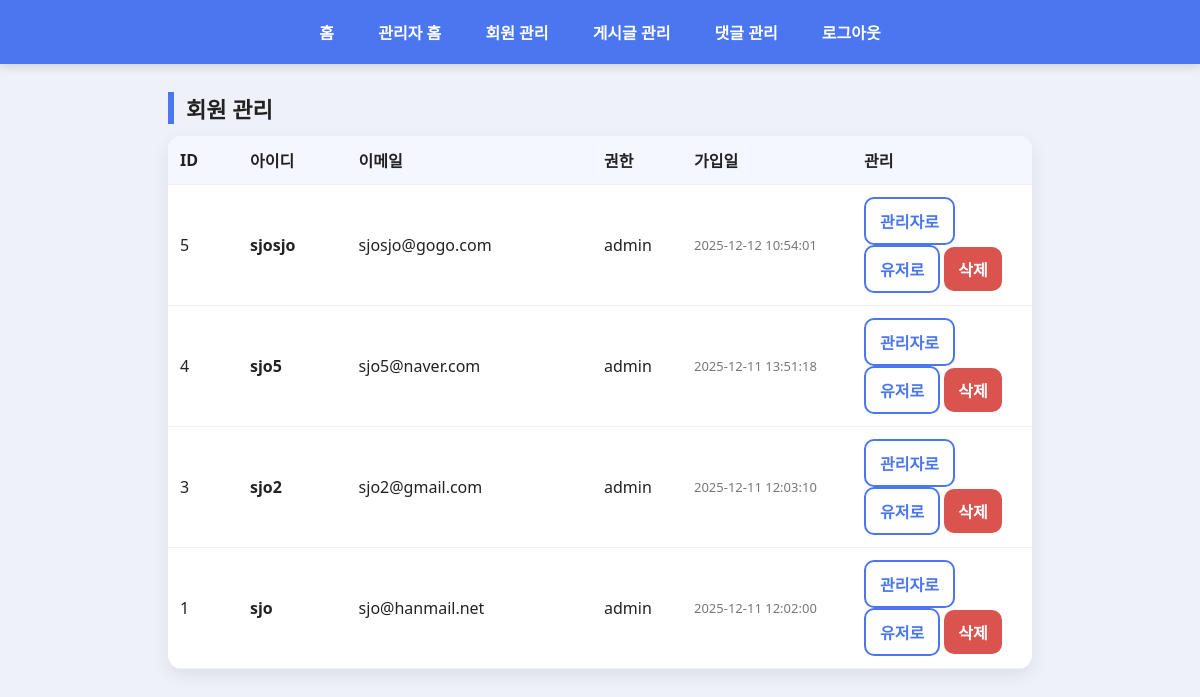
Screenshot of /admin/admin_users.php (signed in) with the database file from the repository.
### tables this page shows
CREATE TABLE `users` (
  `id` int(11) NOT NULL,
  `username` varchar(50) DEFAULT NULL,
  `password` varchar(255) DEFAULT NULL,
  `email` varchar(100) DEFAULT NULL,
  `role` varchar(10) DEFAULT 'user',
  `regdate` datetime DEFAULT current_timestamp()
);

### admin/admin_users.php (the view, shortened to what this page needs)
<?php
$rst = mysqli_query($conn, "SELECT id, username, email, role, regdate FROM users ORDER BY id DESC");
?>
<!DOCTYPE html>
<html>
<head>
<link rel="stylesheet" href="../css/style.css">
</head>
<body>
<?php include("admin_nav.php"); ?>
<div class="container">
  <h2>회원 관리</h2>
  <table class="board-table">
    <tr>
      <th style="width:70px;">ID</th>
      <th>아이디</th>
      <th>이메일</th>
      <th style="width:90px;">권한</th>
      <th style="width:170px;">가입일</th>
      <th style="width:180px;">관리</th>
    </tr>
    <?php while($row = mysqli_fetch_assoc($rst)){ ?>
      <tr>
        <td><?= (int)$row['id'] ?></td>
        <td><b><?= htmlspecialchars($row['username']) ?></b></td>
        <td><?= htmlspecialchars($row['email'] ?? '') ?></td>
        <td><?= htmlspecialchars($row['role']) ?></td>
        <td class="meta"><?= htmlspecialchars($row['regdate']) ?></td>
        <td>
          <?php if($row['username'] !== 'admin'){ ?>
            <a class="btn btn-outline" href="admin_user_role.php?id=<?= $row['id'] ?>&role=admin">관리자로</a>
            <a class="btn btn-outline" href="admin_user_role.php?id=<?= $row['id'] ?>&role=user">유저로</a>
          <?php } ?>
          <a class="btn" style="background:#d9534f;"
             href="admin_user_delete.php?id=<?= $row['id'] ?>"
             onclick="return confirm('정말 삭제할까요?');">삭제</a>
        </td>
      </tr>
    <?php } ?>
  </table>
</div>
</body>
</html>

### css/style.css (style rules this page uses)
* { box-sizing: border-box; }
body { margin:0; font-family: 'Segoe UI', Arial, sans-serif; background:#eef1f7; color:#222; }
a { color:inherit; text-decoration:none; }
.container { width:100%; max-width:900px; margin:28px auto; padding:0 18px; }
h2 { margin:18px 0 12px; font-size:22px; border-left:6px solid #4a76f0; padding-left:12px; }
button, .btn { display:inline-block; border:0; background:#4a76f0; color:#fff; padding:10px 14px; border-radius:10px; font-weight:800; cursor:pointer; transition:.2s; }
.btn-outline { background:#fff; color:#4a76f0; border:2px solid #4a76f0; }
.meta { color:#777; font-size:13px; }
.board-table { width:100%; border-collapse:collapse; overflow:hidden; border-radius:14px; box-shadow:0 6px 18px rgba(0,0,0,.08); background:#fff; }
.board-table th, .board-table td { padding:12px; border-bottom:1px solid #eef1f7; text-align:left; }
.board-table th { background:#f4f7ff; font-weight:900; }

### rows the page displays
users: id "5", username "sjosjo", email "sjosjo@gogo.com", role "admin", regdate "2025-12-12 10:54:01"
users: id "4", username "sjo5", email "sjo5@naver.com", role "admin", regdate "2025-12-11 13:51:18"
users: id "3", username "sjo2", email "sjo2@gmail.com", role "admin", regdate "2025-12-11 12:03:10"
users: id "1", username "sjo", email "sjo@hanmail.net", role "admin", regdate "2025-12-11 12:02:00"
